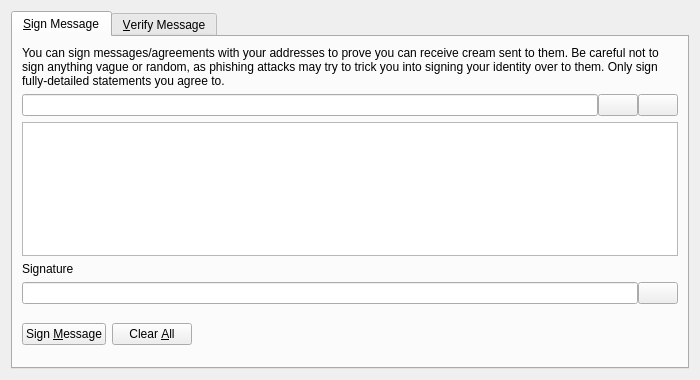
<?xml version="1.0" encoding="UTF-8"?>
<ui version="4.0">
 <class>SignVerifyMessageDialog</class>
 <widget class="QDialog" name="SignVerifyMessageDialog">
  <property name="geometry">
   <rect>
    <x>0</x>
    <y>0</y>
    <width>700</width>
    <height>380</height>
   </rect>
  </property>
  <property name="windowTitle">
   <string>Signatures - Sign / Verify a Message</string>
  </property>
  <property name="modal">
   <bool>true</bool>
  </property>
  <layout class="QVBoxLayout" name="verticalLayout">
   <item>
    <widget class="QTabWidget" name="tabWidget">
     <property name="currentIndex">
      <number>0</number>
     </property>
     <widget class="QWidget" name="tabSignMessage">
      <attribute name="title">
       <string>&amp;Sign Message</string>
      </attribute>
      <layout class="QVBoxLayout" name="verticalLayout_SM">
       <item>
        <widget class="QLabel" name="infoLabel_SM">
         <property name="text">
          <string>You can sign messages/agreements with your addresses to prove you can receive cream sent to them. Be careful not to sign anything vague or random, as phishing attacks may try to trick you into signing your identity over to them. Only sign fully-detailed statements you agree to.</string>
         </property>
         <property name="textFormat">
          <enum>Qt::PlainText</enum>
         </property>
         <property name="wordWrap">
          <bool>true</bool>
         </property>
        </widget>
       </item>
       <item>
        <layout class="QHBoxLayout" name="horizontalLayout_1_SM">
         <property name="spacing">
          <number>0</number>
         </property>
         <item>
          <widget class="QValidatedLineEdit" name="addressIn_SM">
           <property name="toolTip">
            <string>The Cream address to sign the message with</string>
           </property>
          </widget>
         </item>
         <item>
          <widget class="QPushButton" name="addressBookButton_SM">
           <property name="toolTip">
            <string>Choose previously used address</string>
           </property>
           <property name="text">
            <string/>
           </property>
           <property name="icon">
            <iconset resource="../bitcoin.qrc">
             <normaloff>:/icons/address-book</normaloff>:/icons/address-book</iconset>
           </property>
           <property name="shortcut">
            <string>Alt+A</string>
           </property>
           <property name="autoDefault">
            <bool>false</bool>
           </property>
          </widget>
         </item>
         <item>
          <widget class="QPushButton" name="pasteButton_SM">
           <property name="toolTip">
            <string>Paste address from clipboard</string>
           </property>
           <property name="text">
            <string/>
           </property>
           <property name="icon">
            <iconset resource="../bitcoin.qrc">
             <normaloff>:/icons/editpaste</normaloff>:/icons/editpaste</iconset>
           </property>
           <property name="shortcut">
            <string>Alt+P</string>
           </property>
           <property name="autoDefault">
            <bool>false</bool>
           </property>
          </widget>
         </item>
        </layout>
       </item>
       <item>
        <widget class="QPlainTextEdit" name="messageIn_SM">
         <property name="toolTip">
          <string>Enter the message you want to sign here</string>
         </property>
        </widget>
       </item>
       <item>
        <widget class="QLabel" name="signatureLabel_SM">
         <property name="text">
          <string>Signature</string>
         </property>
         <property name="textFormat">
          <enum>Qt::PlainText</enum>
         </property>
        </widget>
       </item>
       <item>
        <layout class="QHBoxLayout" name="horizontalLayout_2_SM">
         <property name="spacing">
          <number>0</number>
         </property>
         <item>
          <widget class="QLineEdit" name="signatureOut_SM">
           <property name="font">
            <font>
             <italic>true</italic>
            </font>
           </property>
           <property name="readOnly">
            <bool>true</bool>
           </property>
          </widget>
         </item>
         <item>
          <widget class="QPushButton" name="copySignatureButton_SM">
           <property name="toolTip">
            <string>Copy the current signature to the system clipboard</string>
           </property>
           <property name="text">
            <string/>
           </property>
           <property name="icon">
            <iconset resource="../bitcoin.qrc">
             <normaloff>:/icons/editcopy</normaloff>:/icons/editcopy</iconset>
           </property>
           <property name="autoDefault">
            <bool>false</bool>
           </property>
          </widget>
         </item>
        </layout>
       </item>
       <item>
        <layout class="QHBoxLayout" name="horizontalLayout_3_SM">
         <item>
          <widget class="QPushButton" name="signMessageButton_SM">
           <property name="toolTip">
            <string>Sign the message to prove you own this Cream address</string>
           </property>
           <property name="text">
            <string>Sign &amp;Message</string>
           </property>
           <property name="icon">
            <iconset resource="../bitcoin.qrc">
             <normaloff>:/icons/edit</normaloff>:/icons/edit</iconset>
           </property>
           <property name="autoDefault">
            <bool>false</bool>
           </property>
          </widget>
         </item>
         <item>
          <widget class="QPushButton" name="clearButton_SM">
           <property name="toolTip">
            <string>Reset all sign message fields</string>
           </property>
           <property name="text">
            <string>Clear &amp;All</string>
           </property>
           <property name="icon">
            <iconset resource="../bitcoin.qrc">
             <normaloff>:/icons/remove</normaloff>:/icons/remove</iconset>
           </property>
           <property name="autoDefault">
            <bool>false</bool>
           </property>
          </widget>
         </item>
         <item>
          <spacer name="horizontalSpacer_1_SM">
           <property name="orientation">
            <enum>Qt::Horizontal</enum>
           </property>
           <property name="sizeHint" stdset="0">
            <size>
             <width>40</width>
             <height>48</height>
            </size>
           </property>
          </spacer>
         </item>
         <item>
          <widget class="QLabel" name="statusLabel_SM">
           <property name="font">
            <font>
             <weight>75</weight>
             <bold>true</bold>
            </font>
           </property>
           <property name="text">
            <string/>
           </property>
           <property name="wordWrap">
            <bool>true</bool>
           </property>
          </widget>
         </item>
         <item>
          <spacer name="horizontalSpacer_2_SM">
           <property name="orientation">
            <enum>Qt::Horizontal</enum>
           </property>
           <property name="sizeHint" stdset="0">
            <size>
             <width>40</width>
             <height>48</height>
            </size>
           </property>
          </spacer>
         </item>
        </layout>
       </item>
      </layout>
     </widget>
     <widget class="QWidget" name="tabVerifyMessage">
      <attribute name="title">
       <string>&amp;Verify Message</string>
      </attribute>
      <layout class="QVBoxLayout" name="verticalLayout_VM">
       <item>
        <widget class="QLabel" name="infoLabel_VM">
         <property name="text">
          <string>Enter the receiver's address, message (ensure you copy line breaks, spaces, tabs, etc. exactly) and signature below to verify the message. Be careful not to read more into the signature than what is in the signed message itself, to avoid being tricked by a man-in-the-middle attack. Note that this only proves the signing party receives with the address, it cannot prove sendership of any transaction!</string>
         </property>
         <property name="textFormat">
          <enum>Qt::PlainText</enum>
         </property>
         <property name="alignment">
          <set>Qt::AlignLeading|Qt::AlignLeft|Qt::AlignTop</set>
         </property>
         <property name="wordWrap">
          <bool>true</bool>
         </property>
        </widget>
       </item>
       <item>
        <layout class="QHBoxLayout" name="horizontalLayout_1_VM">
         <property name="spacing">
          <number>0</number>
         </property>
         <item>
          <widget class="QValidatedLineEdit" name="addressIn_VM">
           <property name="toolTip">
            <string>The Cream address the message was signed with</string>
           </property>
          </widget>
         </item>
         <item>
          <widget class="QPushButton" name="addressBookButton_VM">
           <property name="toolTip">
            <string>Choose previously used address</string>
           </property>
           <property name="text">
            <string/>
           </property>
           <property name="icon">
            <iconset resource="../bitcoin.qrc">
             <normaloff>:/icons/address-book</normaloff>:/icons/address-book</iconset>
           </property>
           <property name="shortcut">
            <string>Alt+A</string>
           </property>
           <property name="autoDefault">
            <bool>false</bool>
           </property>
          </widget>
         </item>
        </layout>
       </item>
       <item>
        <widget class="QPlainTextEdit" name="messageIn_VM"/>
       </item>
       <item>
        <widget class="QValidatedLineEdit" name="signatureIn_VM"/>
       </item>
       <item>
        <layout class="QHBoxLayout" name="horizontalLayout_2_VM">
         <item>
          <widget class="QPushButton" name="verifyMessageButton_VM">
           <property name="toolTip">
            <string>Verify the message to ensure it was signed with the specified Cream address</string>
           </property>
           <property name="text">
            <string>Verify &amp;Message</string>
           </property>
           <property name="icon">
            <iconset resource="../bitcoin.qrc">
             <normaloff>:/icons/transaction_0</normaloff>:/icons/transaction_0</iconset>
           </property>
           <property name="autoDefault">
            <bool>false</bool>
           </property>
          </widget>
         </item>
         <item>
          <widget class="QPushButton" name="clearButton_VM">
           <property name="toolTip">
            <string>Reset all verify message fields</string>
           </property>
           <property name="text">
            <string>Clear &amp;All</string>
           </property>
           <property name="icon">
            <iconset resource="../bitcoin.qrc">
             <normaloff>:/icons/remove</normaloff>:/icons/remove</iconset>
           </property>
           <property name="autoDefault">
            <bool>false</bool>
           </property>
          </widget>
         </item>
         <item>
          <spacer name="horizontalSpacer_1_VM">
           <property name="orientation">
            <enum>Qt::Horizontal</enum>
           </property>
           <property name="sizeHint" stdset="0">
            <size>
             <width>40</width>
             <height>48</height>
            </size>
           </property>
          </spacer>
         </item>
         <item>
          <widget class="QLabel" name="statusLabel_VM">
           <property name="font">
            <font>
             <weight>75</weight>
             <bold>true</bold>
            </font>
           </property>
           <property name="text">
            <string/>
           </property>
           <property name="wordWrap">
            <bool>true</bool>
           </property>
          </widget>
         </item>
         <item>
          <spacer name="horizontalSpacer_2_VM">
           <property name="orientation">
            <enum>Qt::Horizontal</enum>
           </property>
           <property name="sizeHint" stdset="0">
            <size>
             <width>40</width>
             <height>48</height>
            </size>
           </property>
          </spacer>
         </item>
        </layout>
       </item>
      </layout>
     </widget>
    </widget>
   </item>
  </layout>
 </widget>
 <customwidgets>
  <customwidget>
   <class>QValidatedLineEdit</class>
   <extends>QLineEdit</extends>
   <header>qt/qvalidatedlineedit.h</header>
  </customwidget>
 </customwidgets>
 <resources>
  <include location="../bitcoin.qrc"/>
 </resources>
 <connections/>
</ui>
